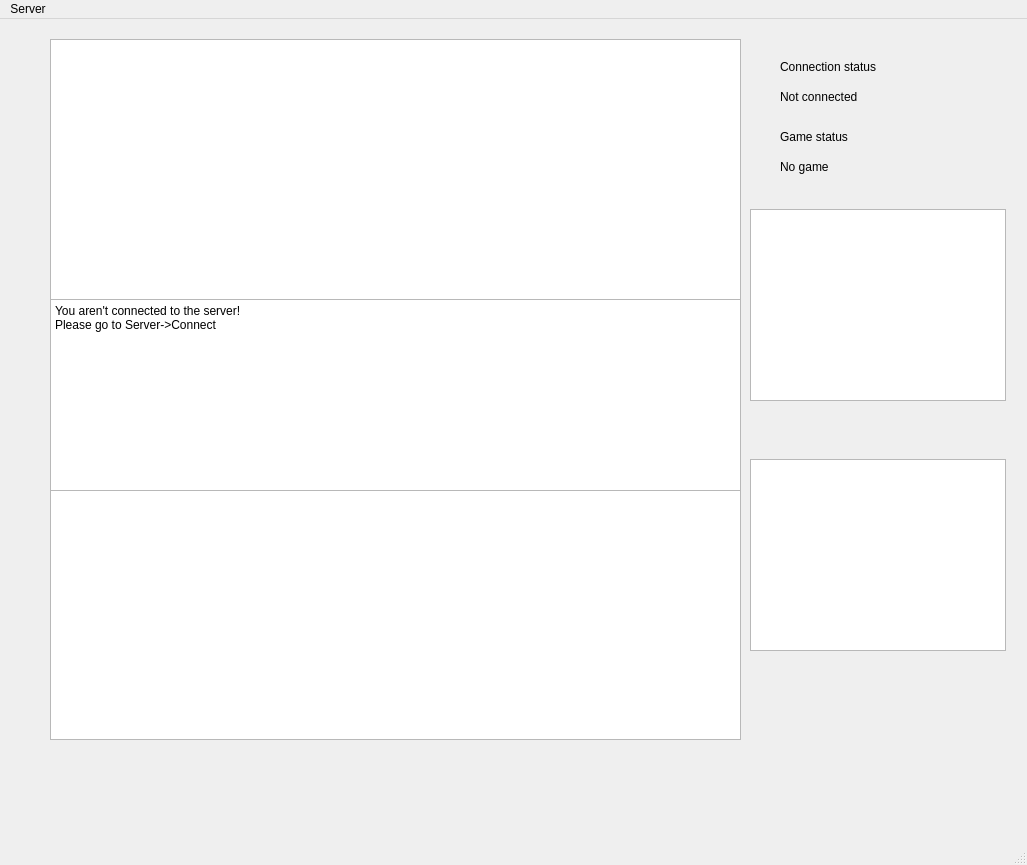
<?xml version="1.0" encoding="UTF-8"?>
<ui version="4.0">
 <class>MainWindow</class>
 <widget class="QMainWindow" name="MainWindow">
  <property name="geometry">
   <rect>
    <x>0</x>
    <y>0</y>
    <width>1027</width>
    <height>865</height>
   </rect>
  </property>
  <property name="windowTitle">
   <string>MainWindow</string>
  </property>
  <widget class="QWidget" name="centralWidget">
   <widget class="Game" name="gameView">
    <property name="enabled">
     <bool>true</bool>
    </property>
    <property name="geometry">
     <rect>
      <x>50</x>
      <y>20</y>
      <width>691</width>
      <height>701</height>
     </rect>
    </property>
    <property name="verticalScrollBarPolicy">
     <enum>Qt::ScrollBarAlwaysOff</enum>
    </property>
    <property name="horizontalScrollBarPolicy">
     <enum>Qt::ScrollBarAlwaysOff</enum>
    </property>
   </widget>
   <widget class="QTextBrowser" name="notConnectedWarning">
    <property name="enabled">
     <bool>true</bool>
    </property>
    <property name="geometry">
     <rect>
      <x>50</x>
      <y>280</y>
      <width>691</width>
      <height>192</height>
     </rect>
    </property>
    <property name="html">
     <string>&lt;!DOCTYPE HTML PUBLIC &quot;-//W3C//DTD HTML 4.0//EN&quot; &quot;http://www.w3.org/TR/REC-html40/strict.dtd&quot;&gt;
&lt;html&gt;&lt;head&gt;&lt;meta name=&quot;qrichtext&quot; content=&quot;1&quot; /&gt;&lt;style type=&quot;text/css&quot;&gt;
p, li { white-space: pre-wrap; }
&lt;/style&gt;&lt;/head&gt;&lt;body style=&quot; font-family:'Sans Serif'; font-size:9pt; font-weight:400; font-style:normal;&quot;&gt;
&lt;p style=&quot; margin-top:0px; margin-bottom:0px; margin-left:0px; margin-right:0px; -qt-block-indent:0; text-indent:0px;&quot;&gt;&lt;span style=&quot; font-family:'Sans Serif';&quot;&gt;You aren't connected to the server!&lt;/span&gt;&lt;/p&gt;
&lt;p style=&quot; margin-top:0px; margin-bottom:0px; margin-left:0px; margin-right:0px; -qt-block-indent:0; text-indent:0px;&quot;&gt;&lt;span style=&quot; font-family:'Sans Serif';&quot;&gt;Please go to Server-&amp;gt;Connect&lt;/span&gt;&lt;/p&gt;&lt;/body&gt;&lt;/html&gt;</string>
    </property>
   </widget>
   <widget class="QLabel" name="label">
    <property name="geometry">
     <rect>
      <x>780</x>
      <y>40</y>
      <width>121</width>
      <height>16</height>
     </rect>
    </property>
    <property name="text">
     <string>Connection status</string>
    </property>
   </widget>
   <widget class="QLabel" name="connectionStatus">
    <property name="geometry">
     <rect>
      <x>780</x>
      <y>70</y>
      <width>221</width>
      <height>16</height>
     </rect>
    </property>
    <property name="text">
     <string>Not connected</string>
    </property>
   </widget>
   <widget class="QLabel" name="label_2">
    <property name="geometry">
     <rect>
      <x>780</x>
      <y>110</y>
      <width>101</width>
      <height>16</height>
     </rect>
    </property>
    <property name="text">
     <string>Game status</string>
    </property>
   </widget>
   <widget class="QLabel" name="gameStatus">
    <property name="geometry">
     <rect>
      <x>780</x>
      <y>140</y>
      <width>161</width>
      <height>16</height>
     </rect>
    </property>
    <property name="text">
     <string>No game</string>
    </property>
   </widget>
   <widget class="QTextBrowser" name="errorMessage">
    <property name="geometry">
     <rect>
      <x>750</x>
      <y>190</y>
      <width>256</width>
      <height>192</height>
     </rect>
    </property>
   </widget>
   <widget class="QTextBrowser" name="debugBox">
    <property name="geometry">
     <rect>
      <x>750</x>
      <y>440</y>
      <width>256</width>
      <height>192</height>
     </rect>
    </property>
   </widget>
   <widget class="QWidget" name="gridLayoutWidget">
    <property name="geometry">
     <rect>
      <x>70</x>
      <y>180</y>
      <width>160</width>
      <height>80</height>
     </rect>
    </property>
    <layout class="QGridLayout" name="gridLayout"/>
   </widget>
  </widget>
  <widget class="QMenuBar" name="menuBar">
   <property name="geometry">
    <rect>
     <x>0</x>
     <y>0</y>
     <width>1027</width>
     <height>20</height>
    </rect>
   </property>
   <widget class="QMenu" name="menuConnect_to_server">
    <property name="title">
     <string>Server</string>
    </property>
    <addaction name="actionConnect"/>
   </widget>
   <addaction name="menuConnect_to_server"/>
  </widget>
  <widget class="QStatusBar" name="statusBar"/>
  <action name="actionNew_game">
   <property name="text">
    <string>New game</string>
   </property>
  </action>
  <action name="actionGameServer">
   <property name="text">
    <string>Game room</string>
   </property>
  </action>
  <action name="actionConnect">
   <property name="text">
    <string>Connect</string>
   </property>
  </action>
 </widget>
 <layoutdefault spacing="6" margin="11"/>
 <customwidgets>
  <customwidget>
   <class>Game</class>
   <extends>QGraphicsView</extends>
   <header>game.h</header>
  </customwidget>
 </customwidgets>
 <resources/>
 <connections/>
</ui>
